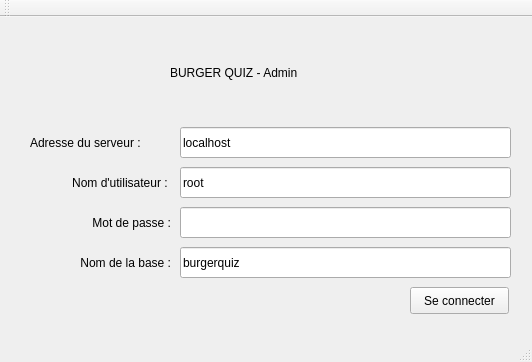
<?xml version="1.0" encoding="UTF-8"?>
<ui version="4.0">
 <class>MainWindow</class>
 <widget class="QMainWindow" name="MainWindow">
  <property name="geometry">
   <rect>
    <x>0</x>
    <y>0</y>
    <width>532</width>
    <height>362</height>
   </rect>
  </property>
  <property name="windowTitle">
   <string>MainWindow</string>
  </property>
  <widget class="QWidget" name="centralWidget">
   <widget class="QStackedWidget" name="stackedWidget">
    <property name="geometry">
     <rect>
      <x>0</x>
      <y>-10</y>
      <width>531</width>
      <height>311</height>
     </rect>
    </property>
    <property name="currentIndex">
     <number>0</number>
    </property>
    <widget class="QWidget" name="page_2">
     <widget class="QLabel" name="label">
      <property name="geometry">
       <rect>
        <x>170</x>
        <y>10</y>
        <width>261</width>
        <height>111</height>
       </rect>
      </property>
      <property name="text">
       <string>BURGER QUIZ - Admin</string>
      </property>
     </widget>
     <widget class="QLabel" name="label_3">
      <property name="geometry">
       <rect>
        <x>30</x>
        <y>120</y>
        <width>141</width>
        <height>31</height>
       </rect>
      </property>
      <property name="text">
       <string>Adresse du serveur : </string>
      </property>
     </widget>
     <widget class="QLabel" name="label_4">
      <property name="geometry">
       <rect>
        <x>30</x>
        <y>160</y>
        <width>141</width>
        <height>31</height>
       </rect>
      </property>
      <property name="text">
       <string>Nom d'utilisateur : </string>
      </property>
      <property name="alignment">
       <set>Qt::AlignRight|Qt::AlignTrailing|Qt::AlignVCenter</set>
      </property>
     </widget>
     <widget class="QLabel" name="label_5">
      <property name="geometry">
       <rect>
        <x>30</x>
        <y>200</y>
        <width>141</width>
        <height>31</height>
       </rect>
      </property>
      <property name="text">
       <string>Mot de passe :</string>
      </property>
      <property name="alignment">
       <set>Qt::AlignRight|Qt::AlignTrailing|Qt::AlignVCenter</set>
      </property>
     </widget>
     <widget class="QLineEdit" name="lineEdit">
      <property name="geometry">
       <rect>
        <x>180</x>
        <y>160</y>
        <width>331</width>
        <height>31</height>
       </rect>
      </property>
      <property name="focusPolicy">
       <enum>Qt::StrongFocus</enum>
      </property>
      <property name="text">
       <string>root</string>
      </property>
     </widget>
     <widget class="QLineEdit" name="lineEdit_2">
      <property name="geometry">
       <rect>
        <x>180</x>
        <y>120</y>
        <width>331</width>
        <height>31</height>
       </rect>
      </property>
      <property name="text">
       <string>localhost</string>
      </property>
     </widget>
     <widget class="QLineEdit" name="lineEdit_3">
      <property name="geometry">
       <rect>
        <x>180</x>
        <y>200</y>
        <width>331</width>
        <height>31</height>
       </rect>
      </property>
      <property name="focusPolicy">
       <enum>Qt::StrongFocus</enum>
      </property>
      <property name="text">
       <string/>
      </property>
      <property name="echoMode">
       <enum>QLineEdit::Password</enum>
      </property>
     </widget>
     <widget class="QPushButton" name="pushButton">
      <property name="geometry">
       <rect>
        <x>410</x>
        <y>280</y>
        <width>99</width>
        <height>27</height>
       </rect>
      </property>
      <property name="text">
       <string>Se connecter</string>
      </property>
     </widget>
     <widget class="QLabel" name="label_6">
      <property name="geometry">
       <rect>
        <x>30</x>
        <y>240</y>
        <width>141</width>
        <height>31</height>
       </rect>
      </property>
      <property name="text">
       <string>Nom de la base :</string>
      </property>
      <property name="alignment">
       <set>Qt::AlignRight|Qt::AlignTrailing|Qt::AlignVCenter</set>
      </property>
     </widget>
     <widget class="QLineEdit" name="lineEdit_4">
      <property name="geometry">
       <rect>
        <x>180</x>
        <y>240</y>
        <width>331</width>
        <height>31</height>
       </rect>
      </property>
      <property name="focusPolicy">
       <enum>Qt::StrongFocus</enum>
      </property>
      <property name="text">
       <string>burgerquiz</string>
      </property>
      <property name="echoMode">
       <enum>QLineEdit::Normal</enum>
      </property>
     </widget>
    </widget>
    <widget class="QWidget" name="page">
     <widget class="QPushButton" name="pushButton_2">
      <property name="geometry">
       <rect>
        <x>10</x>
        <y>10</y>
        <width>241</width>
        <height>91</height>
       </rect>
      </property>
      <property name="text">
       <string>Gestion des questions</string>
      </property>
     </widget>
     <widget class="QPushButton" name="pushButton_3">
      <property name="geometry">
       <rect>
        <x>270</x>
        <y>10</y>
        <width>251</width>
        <height>91</height>
       </rect>
      </property>
      <property name="text">
       <string>Gestion des utilisateurs</string>
      </property>
     </widget>
     <widget class="QPushButton" name="pushButton_4">
      <property name="geometry">
       <rect>
        <x>270</x>
        <y>110</y>
        <width>251</width>
        <height>91</height>
       </rect>
      </property>
      <property name="text">
       <string>Gestion des thèmes</string>
      </property>
     </widget>
     <widget class="QPushButton" name="pushButton_5">
      <property name="geometry">
       <rect>
        <x>10</x>
        <y>110</y>
        <width>241</width>
        <height>91</height>
       </rect>
      </property>
      <property name="text">
       <string>Gestion des parties</string>
      </property>
     </widget>
     <widget class="QPushButton" name="pushButton_6">
      <property name="geometry">
       <rect>
        <x>10</x>
        <y>210</y>
        <width>241</width>
        <height>91</height>
       </rect>
      </property>
      <property name="text">
       <string>Suggestions de questions</string>
      </property>
     </widget>
     <widget class="QPushButton" name="pushButton_7">
      <property name="geometry">
       <rect>
        <x>270</x>
        <y>210</y>
        <width>251</width>
        <height>91</height>
       </rect>
      </property>
      <property name="text">
       <string>Se déconnecter</string>
      </property>
     </widget>
    </widget>
    <widget class="QWidget" name="page_3">
     <widget class="QListWidget" name="listWidget">
      <property name="geometry">
       <rect>
        <x>30</x>
        <y>20</y>
        <width>331</width>
        <height>271</height>
       </rect>
      </property>
      <item>
       <property name="text">
        <string>test</string>
       </property>
      </item>
      <item>
       <property name="text">
        <string>hello</string>
       </property>
      </item>
     </widget>
     <widget class="QPushButton" name="pushButton_8">
      <property name="geometry">
       <rect>
        <x>410</x>
        <y>260</y>
        <width>99</width>
        <height>27</height>
       </rect>
      </property>
      <property name="text">
       <string>Retour</string>
      </property>
     </widget>
     <widget class="QPushButton" name="pushButton_9">
      <property name="geometry">
       <rect>
        <x>370</x>
        <y>49</y>
        <width>151</width>
        <height>27</height>
       </rect>
      </property>
      <property name="text">
       <string>Selectionner thèmes</string>
      </property>
     </widget>
     <widget class="QPushButton" name="pushButton_10">
      <property name="geometry">
       <rect>
        <x>370</x>
        <y>79</y>
        <width>151</width>
        <height>27</height>
       </rect>
      </property>
      <property name="text">
       <string>Voir propositions</string>
      </property>
     </widget>
     <widget class="QPushButton" name="pushButton_11">
      <property name="geometry">
       <rect>
        <x>370</x>
        <y>169</y>
        <width>151</width>
        <height>27</height>
       </rect>
      </property>
      <property name="text">
       <string>Désactiver</string>
      </property>
     </widget>
     <widget class="QPushButton" name="pushButton_12">
      <property name="geometry">
       <rect>
        <x>370</x>
        <y>200</y>
        <width>151</width>
        <height>27</height>
       </rect>
      </property>
      <property name="text">
       <string>Supprimer</string>
      </property>
     </widget>
     <widget class="QPushButton" name="pushButton_13">
      <property name="geometry">
       <rect>
        <x>370</x>
        <y>109</y>
        <width>151</width>
        <height>27</height>
       </rect>
      </property>
      <property name="text">
       <string>Modif. Libellé 1</string>
      </property>
     </widget>
     <widget class="QPushButton" name="pushButton_14">
      <property name="geometry">
       <rect>
        <x>370</x>
        <y>139</y>
        <width>151</width>
        <height>27</height>
       </rect>
      </property>
      <property name="text">
       <string>Modif. Libellé 2</string>
      </property>
     </widget>
     <widget class="QPushButton" name="pushButton_16">
      <property name="geometry">
       <rect>
        <x>370</x>
        <y>20</y>
        <width>151</width>
        <height>27</height>
       </rect>
      </property>
      <property name="text">
       <string>Nouvelle question</string>
      </property>
     </widget>
    </widget>
    <widget class="QWidget" name="page_4">
     <widget class="QListWidget" name="listWidget_2">
      <property name="geometry">
       <rect>
        <x>20</x>
        <y>60</y>
        <width>331</width>
        <height>241</height>
       </rect>
      </property>
      <item>
       <property name="text">
        <string>test</string>
       </property>
      </item>
      <item>
       <property name="text">
        <string>hello</string>
       </property>
      </item>
     </widget>
     <widget class="QLabel" name="label_2">
      <property name="geometry">
       <rect>
        <x>20</x>
        <y>20</y>
        <width>261</width>
        <height>31</height>
       </rect>
      </property>
      <property name="font">
       <font>
        <pointsize>13</pointsize>
       </font>
      </property>
      <property name="text">
       <string>Lib1, Lib2 ou les 2 ?</string>
      </property>
     </widget>
     <widget class="QPushButton" name="pushButton_15">
      <property name="geometry">
       <rect>
        <x>370</x>
        <y>270</y>
        <width>151</width>
        <height>27</height>
       </rect>
      </property>
      <property name="text">
       <string>Retour</string>
      </property>
     </widget>
     <widget class="QPushButton" name="pushButton_17">
      <property name="geometry">
       <rect>
        <x>370</x>
        <y>60</y>
        <width>151</width>
        <height>27</height>
       </rect>
      </property>
      <property name="text">
       <string>Nouvelle proposition</string>
      </property>
     </widget>
     <widget class="QPushButton" name="pushButton_18">
      <property name="geometry">
       <rect>
        <x>370</x>
        <y>90</y>
        <width>151</width>
        <height>27</height>
       </rect>
      </property>
      <property name="text">
       <string>Modifier réponse</string>
      </property>
     </widget>
     <widget class="QPushButton" name="pushButton_19">
      <property name="geometry">
       <rect>
        <x>370</x>
        <y>120</y>
        <width>151</width>
        <height>27</height>
       </rect>
      </property>
      <property name="text">
       <string>Désactiver</string>
      </property>
     </widget>
     <widget class="QPushButton" name="pushButton_20">
      <property name="geometry">
       <rect>
        <x>370</x>
        <y>150</y>
        <width>151</width>
        <height>27</height>
       </rect>
      </property>
      <property name="text">
       <string>Supprimer</string>
      </property>
     </widget>
    </widget>
    <widget class="QWidget" name="page_5">
     <widget class="QListWidget" name="listWidget_3">
      <property name="geometry">
       <rect>
        <x>20</x>
        <y>30</y>
        <width>331</width>
        <height>271</height>
       </rect>
      </property>
      <item>
       <property name="text">
        <string>test</string>
       </property>
      </item>
      <item>
       <property name="text">
        <string>hello</string>
       </property>
      </item>
     </widget>
     <widget class="QPushButton" name="pushButton_21">
      <property name="geometry">
       <rect>
        <x>370</x>
        <y>270</y>
        <width>151</width>
        <height>27</height>
       </rect>
      </property>
      <property name="text">
       <string>Retour</string>
      </property>
     </widget>
     <widget class="QPushButton" name="pushButton_22">
      <property name="geometry">
       <rect>
        <x>370</x>
        <y>30</y>
        <width>151</width>
        <height>27</height>
       </rect>
      </property>
      <property name="text">
       <string>Nouveau thème</string>
      </property>
     </widget>
     <widget class="QPushButton" name="pushButton_23">
      <property name="geometry">
       <rect>
        <x>370</x>
        <y>60</y>
        <width>151</width>
        <height>27</height>
       </rect>
      </property>
      <property name="text">
       <string>Renommer</string>
      </property>
     </widget>
     <widget class="QPushButton" name="pushButton_24">
      <property name="geometry">
       <rect>
        <x>370</x>
        <y>120</y>
        <width>151</width>
        <height>27</height>
       </rect>
      </property>
      <property name="text">
       <string>Supprimer</string>
      </property>
     </widget>
     <widget class="QPushButton" name="pushButton_25">
      <property name="geometry">
       <rect>
        <x>370</x>
        <y>90</y>
        <width>151</width>
        <height>27</height>
       </rect>
      </property>
      <property name="text">
       <string>Changer photo</string>
      </property>
     </widget>
    </widget>
   </widget>
  </widget>
  <widget class="QMenuBar" name="menuBar">
   <property name="geometry">
    <rect>
     <x>0</x>
     <y>0</y>
     <width>532</width>
     <height>25</height>
    </rect>
   </property>
  </widget>
  <widget class="QToolBar" name="mainToolBar">
   <attribute name="toolBarArea">
    <enum>TopToolBarArea</enum>
   </attribute>
   <attribute name="toolBarBreak">
    <bool>false</bool>
   </attribute>
  </widget>
  <widget class="QStatusBar" name="statusBar"/>
 </widget>
 <layoutdefault spacing="6" margin="11"/>
 <tabstops>
  <tabstop>lineEdit_2</tabstop>
  <tabstop>lineEdit</tabstop>
  <tabstop>lineEdit_3</tabstop>
 </tabstops>
 <resources/>
 <connections/>
</ui>
